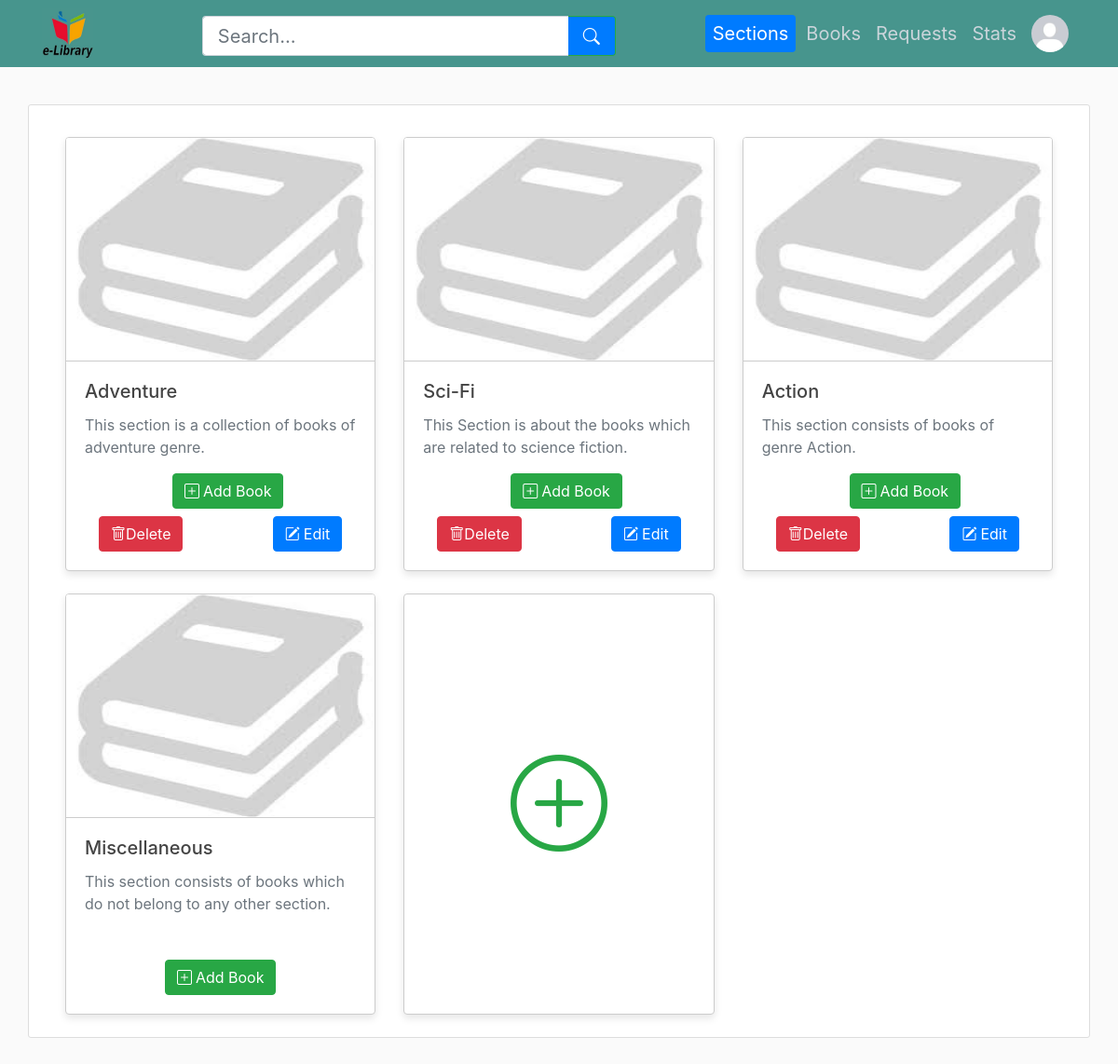
The app's page /librarian/sections (signed in) with its own data.
### library_app/models.py (models this page shows, shortened)
class User(db.Model):
    __tablename__ = "user"
    userid = db.Column(db.Integer, primary_key=True, autoincrement=True)
    name = db.Column(db.String(60), nullable=False)
    username = db.Column(db.String(32), unique=True, nullable=False)
    email = db.Column(db.String(60), unique=True, nullable=False)
    password = db.Column(db.String(60), nullable=False)
    profile_picture = db.Column(
        db.String(20), nullable=False, default="default_profile_picture.png"
    )
    authenticated = db.Column(db.Boolean, default=False)
    urole = db.Column(db.String(20), default="user")
    requests = db.relationship(
        "Request", back_populates="user", lazy=True, cascade="all, delete-orphan"
    )
    feedbacks = db.relationship(
        "Feedback", back_populates="user", lazy=True, cascade="all, delete-orphan"
    )
    __table_args__ = (
        CheckConstraint(urole.in_(["user", "librarian"]), name="check_urole"),
    )
    def get_urole(self):
        return self.urole

class Section(db.Model):
    __tablename__ = "section"
    sectionid = db.Column(db.Integer, primary_key=True, autoincrement=True)
    title = db.Column(db.String(60), unique=True, nullable=False)
    date_created = db.Column(
        db.Date, nullable=False, default=datetime.now(timezone.utc).date()
    )
    picture = db.Column(
        db.String(20), nullable=False, default="default_section_picture.jpeg"
    )
    description = db.Column(db.String(120), nullable=False)
    books = db.relationship("Book", back_populates="section", lazy=True)

### library_app/librarian/routes.py (the view)
@librarian.route("/librarian/sections")
@login_required(role="librarian")
def sections():
    sections = Section.query.order_by(Section.date_created.desc()).all()
    sections.sort(key=lambda x: len(x.books), reverse=True)
    sections.append(None)
    return render_template(
        "librarian/sections.html",
        title="Sections",
        librarian=current_user,
        navbaractive=["Sections"],
        sections=sections,
    )

### library_app/models.py (called while the page is built)
@login_manager.user_loader
def load_user(userid):
    return User.query.get(userid)

### library_app/utils.py (called while the page is built)
def login_required(role="any"):
    def wrapper(fn):
        @wraps(fn)
        def view(*args, **kwargs):
            if not current_user.is_authenticated:
                return login_manager.unauthorized()
            if current_user.get_urole() != role and role!=any:
                abort(403)
            return fn(*args, **kwargs)
        return view
    return wrapper

### library_app/templates/librarian/sections.html
{% extends "librarian/layout.html" %} {% block content %}
<div class="content-section container px-4 pb-4">
{% for section in sections %} {% if loop.index0 % 3 == 0 %}
<div class="container mt-4">
    <div class="row">
        {% endif %} {% if section %}
        <div class="col-md-4">
            <div class="card h-100 special-card mr-1">
                <a href="{{url_for("librarian.section_books", sectionid=section.sectionid)}}">
                <img
                    class="card-img-top mx-auto"
                    src="{{url_for('static', filename='section/' + section.picture)}}"
                    alt="Card image cap"
                    style="width: 100%;height: 30vh;border-bottom: 1px solid #ccc;"/></a>
                <div class="card-body">
                    <a href="{{url_for("librarian.section_books", sectionid=section.sectionid)}}" class="text-decoration-none"><h5 class="card-title">{{section.title}}</h5></a>
                    <a href="{{ url_for('librarian.section_books', sectionid=section.sectionid) }}" class="text-decoration-none text-muted">
                        <p class="card-text text-wrap">{{ section.description }}</p>
                    </a>
                    {% if section.sectionid!=1 %}
                    <div class="container text-center mt-3 ml-2">
                        <a href="{{url_for("librarian.add_book", sectionid=section.sectionid)}}" class="btn btn-success"><i class="bi bi-plus-square mr-1"></i>Add Book</a>
                    </div>
                    <div class="container mt-2">
                        <div class="row">
                            <div class="col-md-7 text-left">
                                <a href="{{url_for("librarian.delete_section", sectionid=section.sectionid)}}" class="btn btn-danger" onclick="return confirm('Are you sure you want to delete this section? All the Books in this section will be shifted to Miscellaneous.');"><i class="bi bi-trash"></i>Delete</a>
                            </div>
                            <div class="col-md-5 text-right">
                                <a href="{{url_for("librarian.edit_section", sectionid=section.sectionid)}}" class="btn btn-primary"><i class="bi bi-pencil-square mr-1"></i>Edit</a>
                            </div>
                        </div>
                    </div>
                    {% else %}
                    <div class="container mt-5 text-center">
                        <a href="{{url_for("librarian.add_book", sectionid=section.sectionid)}}" class="btn btn-success"><i class="bi bi-plus-square mr-1"></i>Add Book</a>
                    </div>
                    {% endif %}
                </div>
            </div>
        </div>
        {% else %}
        <div class="col-md-4">
            <div
                class="card special-card p-5"
                style="width: 100%; height: 100%"
            >
                <div class="card-body d-inline-flex align-items-center">
                    <a href="{{url_for("librarian.add_section")}}" class="mx-auto">
                        <i class="bi bi-plus-circle" style="font-size: 6.5rem;color: #28a745;"></i>
                    </a>
                </div>
            </div>
        </div>
        {% endif %} {% if loop.index % 3 == 0 or loop.last %}
    </div>
</div>
{% endif %} {% endfor %}
</div>
{% endblock content %}

### library_app/templates/librarian/layout.html (shortened to what this page needs)
<!DOCTYPE html>
<html lang="en">
    <head>
        <link
            rel="stylesheet"
            href="https://cdn.jsdelivr.net/npm/bootstrap@4.3.1/dist/css/bootstrap.min.css"
        />
        <link href="https://cdn.jsdelivr.net/npm/bootstrap-icons@1.7.0/font/bootstrap-icons.css" rel="stylesheet">
        <link
            rel="stylesheet"
            type="text/css"
            href="{{ url_for('static', filename='main/style.css') }}"
        />
    </head>
    <body>
        <header class="site-header">
            <nav class="navbar navbar-expand-md navbar-dark bg-steel fixed-top">
                <div class="container">
                    <a class="mr-4" href="{{url_for("librarian.sections")}}"><img class="logo-img" src="{{url_for('static', filename="main/library_logo.jpg")}}"/></a>
                    <div class="container">
                        <form id="searchForm" class="form-inline mx-auto search-form" action="{{ url_for('librarian.search') }}" method="POST" style="width: 37vw; height: 5.4vh;">
                            <div class="input-group">
                                <input id="searchInput" name="search_term" class="form-control form-control-lg border-right-0" type="search" placeholder="Search..." aria-label="Search" style="height: 5.4vh;" minlength="1" maxlength="60">
                                <div class="input-group-append">
                                    <button class="btn btn-lg btn-outline-success border-left-0" type="submit" style="height: 5.4vh;">
                                        <i class="bi bi-search"></i>
                                    </button>
                                </div>
                            </div>
                        </form>
                    </div>
                    <div class="navbar-nav">
                        <a class="nav-item nav-link h5 font-weight-normal mt-2 {% if 'Sections' in navbaractive %} active {% endif %}" href="{{url_for("librarian.sections")}}">Sections</a>
                        <a class="nav-item nav-link h5 font-weight-normal mt-2 {% if 'Books' in navbaractive %} active {% endif %}" href="{{url_for("librarian.books")}}">Books</a>
                        <a class="nav-item nav-link h5 font-weight-normal mt-2 {% if 'Requests' in navbaractive %} active {% endif %}" href="{{url_for("librarian.requests")}}">Requests</a>
                        <a class="nav-item nav-link h5 font-weight-normal mt-2 {% if 'Stats' in navbaractive %} active {% endif %}" href="{{url_for("librarian.stats")}}">Stats</a>
                        <a class="nav-item nav-link {% if 'Account' in navbaractive %} btn btn-primary rounded-pill mx-1{% endif %}" href="{{url_for("librarian.account")}}"><img src="{{url_for('static', filename='librarian/profile_pictures/' + librarian.profile_picture)}}" class="rounded-circle nav-img"/></a>
                    </div>
                </div>
            </nav>
        </header>
        {% block content %} {% endblock %}
    </body>
</html>

### library_app/static/main/style.css (style rules this page uses)
body { background: #fafafa; color: #333333; margin-top: 5rem; }
h1, h2, h3, h4, h5, h6 { color: #444444; }
.bg-steel { background-color: #47958d; }
.site-header .navbar-nav .nav-link { color: #cbd5db; }
.site-header .navbar-nav .nav-link.active { font-weight: 500; }
.content-section { background: #ffffff; padding: 10px 20px; border: 1px solid #dddddd; border-radius: 3px; margin-bottom: 20px; }
.nav-img { height: 2.5rem; width: 2.5rem; }
.logo-img { height: 55px; width: 55px; }
.nav-item.active { background-color: #007bff; color: #fff; border-color: #007bff; border-radius: 4px; padding: 0.5rem 1rem; margin-right: 3px; margin-left: 3px; }
.card-img-top { border-bottom: 1px solid #ccc; }
.special-card { width: 100%; border: 1px solid #ccc; box-shadow: 0 4px 8px rgba(0, 0, 0, 0.1); }
.btn-lg { font-size: 1.13rem !important; }
.search-form { border: none; margin-top: 5px; }
.search-form .input-group { width: 100%; }
.search-form .form-control { border-radius: 4px; }
.search-form .btn { border-radius: 0 4px 4px 0; background-color: #007bff; color: white; }

### records on screen
User: profile_picture (placeholder picture)
Section: picture (placeholder picture), title "Adventure", description "This section is a collection of books of adventure genre."
Section: picture (placeholder picture), title "Sci-Fi", description "This Section is about the books which are related to science fiction."
Section: picture (placeholder picture), title "Action", description "This section consists of books of genre Action."
Section: picture (placeholder picture), title "Miscellaneous", description "This section consists of books which do not belong to any other section."
